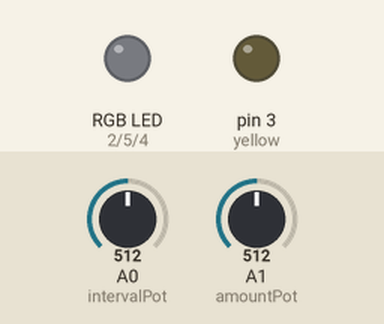
Simulated run of this sketch. Board: Arduino Uno, built with avr-gcc and run on an emulated ATmega328P. Shown: an RGB LED mixed from three pins (HIGH = lit), output pins drawn as LEDs (lit = HIGH). The test bench sets the inputs (shaded band); at power-on: A0 (intervalPot) = 512, A1 (amountPot) = 512.

Above: at 13.5 s.
13.6 s: A0 (intervalPot) set to 6
26.6 s: A0 (intervalPot) set to 3
36.1 s: A1 (amountPot) set to 527
At 37.1 s:
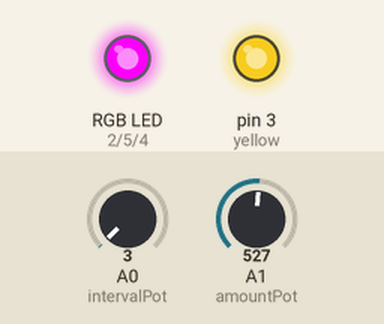
45.6 s: A1 (amountPot) set to 182
At 46.2 s:
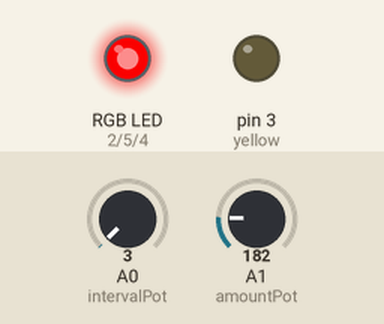
55.1 s: A0 (intervalPot) set to 74
At 57.6 s:
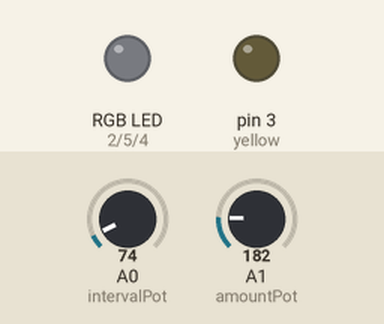
Timing chart, 0 to 65.6 s (numbered marks = the images above; inputs shaded):
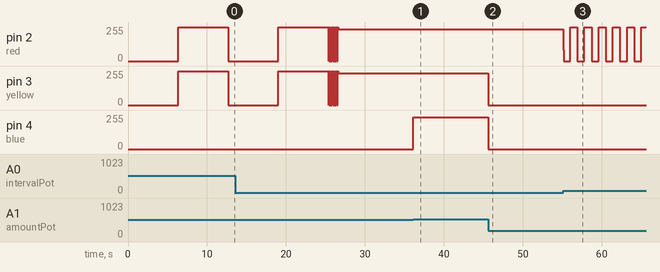

The sketch:

timed_LED_control.ino
```cpp
const int red = 2;
const int yellow = 3;
const int blue = 4;
const int green = 5;
const int intervalPot = A0;
const int amountPot = A1;

//variables
int intervalValue; //interval of time when lights shine
int amountValue; //amount of lights shining at each interval
int value = 0; //num of light groups shining

void setup() {
  Serial.begin(9600);
  // put your setup code here, to run once:
  pinMode(red, OUTPUT);
  pinMode(blue, OUTPUT);
  pinMode(yellow, OUTPUT);
  pinMode(green, OUTPUT);
  pinMode(intervalPot, INPUT); // potentiometer input values
  pinMode(amountPot, INPUT);
}

void loop() {
  // put your main code here, to run repeatedly:
  intervalValue = analogRead(intervalPot); //recieving inputs from pots
  amountValue = analogRead(amountPot);
  intervalValue = map(intervalValue, 0, 1023, 0, 255) * 50; //Map value 0-1023 to 0-255 (PWM)
  amountValue = map(amountValue, 0, 1023, 0, 255);
  updateLED(0);
  delay(intervalValue);
  updateLED(lightAmountValue(amountValue));
  delay(intervalValue);
}

void updateLED(int amount){
  for(int i = 0; i < 4; i++){ //loops through sections
    if(i < amount){
      digitalWrite(i + 2, HIGH);
     }else{
      digitalWrite(i + 2, LOW);
     }
   }
}

int lightAmountValue(int amount){
  if(amount < 64) return 1;
  if(amount >= 64 && amount < 128) return 2;
  if(amount >= 128 && amount < 192) return 3;
  if(amount > 192) return 4;
}
```

Measured:
- the behaviour switches between 513 and 514 on A1 (amountPot) (found by bisection; images 0 and 1)
- after the input at 36.1 s, pin 4 (blue): 0/255 → 237/255 at once
- after the input at 45.6 s, pin 3 (yellow), pin 4 (blue): 237/255 → 0/255 at once
- after the input at 55.1 s, pin 2 (red): 237/255 → 82/255 at once, then repeats every 1.7 s: 0/255 0.83 s, 255/255 0.90 s
